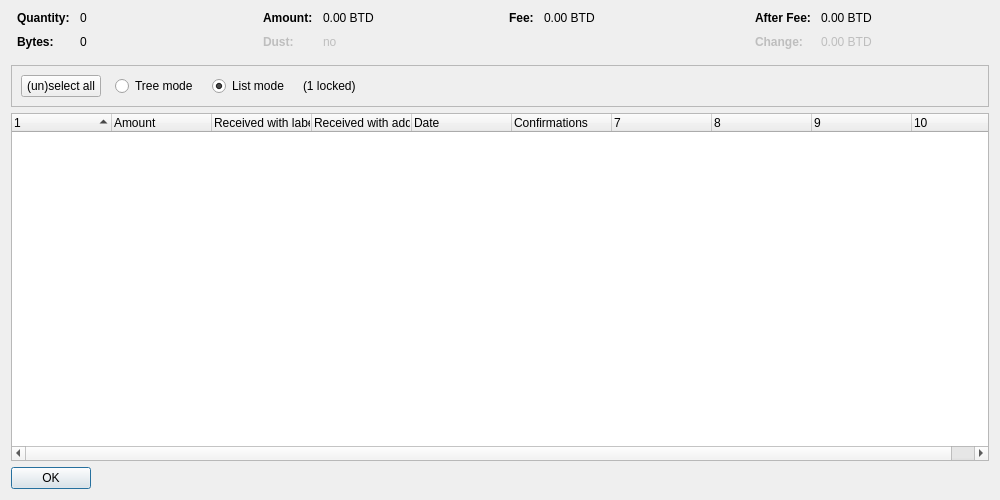
<?xml version="1.0" encoding="UTF-8"?>
<ui version="4.0">
 <class>CoinControlDialog</class>
 <widget class="QDialog" name="CoinControlDialog">
  <property name="geometry">
   <rect>
    <x>0</x>
    <y>0</y>
    <width>1000</width>
    <height>500</height>
   </rect>
  </property>
  <property name="windowTitle">
   <string>Coin Selection</string>
  </property>
  <layout class="QVBoxLayout" name="verticalLayout">
   <item>
    <layout class="QHBoxLayout" name="horizontalLayoutTop" stretch="0,0,0,0">
     <property name="topMargin">
      <number>0</number>
     </property>
     <property name="bottomMargin">
      <number>10</number>
     </property>
     <item>
      <layout class="QFormLayout" name="formLayoutCoinControl1">
       <property name="horizontalSpacing">
        <number>10</number>
       </property>
       <property name="verticalSpacing">
        <number>10</number>
       </property>
       <property name="leftMargin">
        <number>6</number>
       </property>
       <property name="rightMargin">
        <number>6</number>
       </property>
       <item row="0" column="0">
        <widget class="QLabel" name="labelCoinControlQuantityText">
         <property name="font">
          <font>
           <weight>75</weight>
           <bold>true</bold>
          </font>
         </property>
         <property name="text">
          <string>Quantity:</string>
         </property>
        </widget>
       </item>
       <item row="0" column="1">
        <widget class="QLabel" name="labelCoinControlQuantity">
         <property name="cursor">
          <cursorShape>IBeamCursor</cursorShape>
         </property>
         <property name="contextMenuPolicy">
          <enum>Qt::ActionsContextMenu</enum>
         </property>
         <property name="text">
          <string notr="true">0</string>
         </property>
         <property name="textInteractionFlags">
          <set>Qt::LinksAccessibleByMouse|Qt::TextSelectableByKeyboard|Qt::TextSelectableByMouse</set>
         </property>
        </widget>
       </item>
       <item row="1" column="0">
        <widget class="QLabel" name="labelCoinControlBytesText">
         <property name="font">
          <font>
           <weight>75</weight>
           <bold>true</bold>
          </font>
         </property>
         <property name="text">
          <string>Bytes:</string>
         </property>
        </widget>
       </item>
       <item row="1" column="1">
        <widget class="QLabel" name="labelCoinControlBytes">
         <property name="cursor">
          <cursorShape>IBeamCursor</cursorShape>
         </property>
         <property name="contextMenuPolicy">
          <enum>Qt::ActionsContextMenu</enum>
         </property>
         <property name="text">
          <string notr="true">0</string>
         </property>
         <property name="textInteractionFlags">
          <set>Qt::LinksAccessibleByMouse|Qt::TextSelectableByKeyboard|Qt::TextSelectableByMouse</set>
         </property>
        </widget>
       </item>
      </layout>
     </item>
     <item>
      <layout class="QFormLayout" name="formLayoutCoinControl2">
       <property name="horizontalSpacing">
        <number>10</number>
       </property>
       <property name="verticalSpacing">
        <number>10</number>
       </property>
       <property name="leftMargin">
        <number>6</number>
       </property>
       <property name="rightMargin">
        <number>6</number>
       </property>
       <item row="0" column="0">
        <widget class="QLabel" name="labelCoinControlAmountText">
         <property name="font">
          <font>
           <weight>75</weight>
           <bold>true</bold>
          </font>
         </property>
         <property name="text">
          <string>Amount:</string>
         </property>
        </widget>
       </item>
       <item row="0" column="1">
        <widget class="QLabel" name="labelCoinControlAmount">
         <property name="cursor">
          <cursorShape>IBeamCursor</cursorShape>
         </property>
         <property name="contextMenuPolicy">
          <enum>Qt::ActionsContextMenu</enum>
         </property>
         <property name="text">
          <string notr="true">0.00 BTD</string>
         </property>
         <property name="textInteractionFlags">
          <set>Qt::LinksAccessibleByMouse|Qt::TextSelectableByKeyboard|Qt::TextSelectableByMouse</set>
         </property>
        </widget>
       </item>
       <item row="1" column="0">
        <widget class="QLabel" name="labelCoinControlLowOutputText">
         <property name="enabled">
          <bool>false</bool>
         </property>
         <property name="font">
          <font>
           <weight>75</weight>
           <bold>true</bold>
          </font>
         </property>
         <property name="text">
          <string>Dust:</string>
         </property>
        </widget>
       </item>
       <item row="1" column="1">
        <widget class="QLabel" name="labelCoinControlLowOutput">
         <property name="enabled">
          <bool>false</bool>
         </property>
         <property name="cursor">
          <cursorShape>IBeamCursor</cursorShape>
         </property>
         <property name="contextMenuPolicy">
          <enum>Qt::ActionsContextMenu</enum>
         </property>
         <property name="text">
          <string notr="true">no</string>
         </property>
         <property name="textInteractionFlags">
          <set>Qt::LinksAccessibleByMouse|Qt::TextSelectableByKeyboard|Qt::TextSelectableByMouse</set>
         </property>
        </widget>
       </item>
      </layout>
     </item>
     <item>
      <layout class="QFormLayout" name="formLayoutCoinControl3">
       <property name="horizontalSpacing">
        <number>10</number>
       </property>
       <property name="verticalSpacing">
        <number>10</number>
       </property>
       <property name="leftMargin">
        <number>6</number>
       </property>
       <property name="rightMargin">
        <number>6</number>
       </property>
       <item row="0" column="0">
        <widget class="QLabel" name="labelCoinControlFeeText">
         <property name="font">
          <font>
           <weight>75</weight>
           <bold>true</bold>
          </font>
         </property>
         <property name="text">
          <string>Fee:</string>
         </property>
        </widget>
       </item>
       <item row="0" column="1">
        <widget class="QLabel" name="labelCoinControlFee">
         <property name="cursor">
          <cursorShape>IBeamCursor</cursorShape>
         </property>
         <property name="contextMenuPolicy">
          <enum>Qt::ActionsContextMenu</enum>
         </property>
         <property name="text">
          <string notr="true">0.00 BTD</string>
         </property>
         <property name="textInteractionFlags">
          <set>Qt::LinksAccessibleByMouse|Qt::TextSelectableByKeyboard|Qt::TextSelectableByMouse</set>
         </property>
        </widget>
       </item>
      </layout>
     </item>
     <item>
      <layout class="QFormLayout" name="formLayoutCoinControl4">
       <property name="horizontalSpacing">
        <number>10</number>
       </property>
       <property name="verticalSpacing">
        <number>10</number>
       </property>
       <property name="leftMargin">
        <number>6</number>
       </property>
       <property name="rightMargin">
        <number>6</number>
       </property>
       <item row="0" column="0">
        <widget class="QLabel" name="labelCoinControlAfterFeeText">
         <property name="font">
          <font>
           <weight>75</weight>
           <bold>true</bold>
          </font>
         </property>
         <property name="text">
          <string>After Fee:</string>
         </property>
        </widget>
       </item>
       <item row="0" column="1">
        <widget class="QLabel" name="labelCoinControlAfterFee">
         <property name="cursor">
          <cursorShape>IBeamCursor</cursorShape>
         </property>
         <property name="contextMenuPolicy">
          <enum>Qt::ActionsContextMenu</enum>
         </property>
         <property name="text">
          <string notr="true">0.00 BTD</string>
         </property>
         <property name="textInteractionFlags">
          <set>Qt::LinksAccessibleByMouse|Qt::TextSelectableByKeyboard|Qt::TextSelectableByMouse</set>
         </property>
        </widget>
       </item>
       <item row="1" column="0">
        <widget class="QLabel" name="labelCoinControlChangeText">
         <property name="enabled">
          <bool>false</bool>
         </property>
         <property name="font">
          <font>
           <weight>75</weight>
           <bold>true</bold>
          </font>
         </property>
         <property name="text">
          <string>Change:</string>
         </property>
        </widget>
       </item>
       <item row="1" column="1">
        <widget class="QLabel" name="labelCoinControlChange">
         <property name="enabled">
          <bool>false</bool>
         </property>
         <property name="cursor">
          <cursorShape>IBeamCursor</cursorShape>
         </property>
         <property name="contextMenuPolicy">
          <enum>Qt::ActionsContextMenu</enum>
         </property>
         <property name="text">
          <string notr="true">0.00 BTD</string>
         </property>
         <property name="textInteractionFlags">
          <set>Qt::LinksAccessibleByMouse|Qt::TextSelectableByKeyboard|Qt::TextSelectableByMouse</set>
         </property>
        </widget>
       </item>
      </layout>
     </item>
    </layout>
   </item>
   <item>
    <widget class="QFrame" name="frame">
     <property name="minimumSize">
      <size>
       <width>0</width>
       <height>40</height>
      </size>
     </property>
     <property name="frameShape">
      <enum>QFrame::StyledPanel</enum>
     </property>
     <property name="frameShadow">
      <enum>QFrame::Sunken</enum>
     </property>
     <layout class="QHBoxLayout" name="horizontalLayout">
      <item>
       <layout class="QHBoxLayout" name="horizontalLayoutPanel" stretch="0,0,0,0,0">
        <property name="spacing">
         <number>14</number>
        </property>
        <item>
         <widget class="QPushButton" name="pushButtonSelectAll">
          <property name="sizePolicy">
           <sizepolicy hsizetype="Maximum" vsizetype="Fixed">
            <horstretch>0</horstretch>
            <verstretch>0</verstretch>
           </sizepolicy>
          </property>
          <property name="text">
           <string>(un)select all</string>
          </property>
          <property name="autoDefault">
           <bool>false</bool>
          </property>
         </widget>
        </item>
        <item>
         <widget class="QRadioButton" name="radioTreeMode">
          <property name="sizePolicy">
           <sizepolicy hsizetype="Maximum" vsizetype="Fixed">
            <horstretch>0</horstretch>
            <verstretch>0</verstretch>
           </sizepolicy>
          </property>
          <property name="text">
           <string>Tree mode</string>
          </property>
         </widget>
        </item>
        <item>
         <widget class="QRadioButton" name="radioListMode">
          <property name="sizePolicy">
           <sizepolicy hsizetype="Maximum" vsizetype="Fixed">
            <horstretch>0</horstretch>
            <verstretch>0</verstretch>
           </sizepolicy>
          </property>
          <property name="text">
           <string>List mode</string>
          </property>
          <property name="checked">
           <bool>true</bool>
          </property>
         </widget>
        </item>
        <item>
         <widget class="QLabel" name="labelLocked">
          <property name="text">
           <string notr="true">(1 locked)</string>
          </property>
         </widget>
        </item>
        <item>
         <spacer name="horizontalSpacer">
          <property name="orientation">
           <enum>Qt::Horizontal</enum>
          </property>
          <property name="sizeHint" stdset="0">
           <size>
            <width>40</width>
            <height>20</height>
           </size>
          </property>
         </spacer>
        </item>
       </layout>
      </item>
     </layout>
    </widget>
   </item>
   <item>
    <widget class="CoinControlTreeWidget" name="treeWidget">
     <property name="contextMenuPolicy">
      <enum>Qt::CustomContextMenu</enum>
     </property>
     <property name="sortingEnabled">
      <bool>false</bool>
     </property>
     <property name="columnCount">
      <number>10</number>
     </property>
     <attribute name="headerShowSortIndicator" stdset="0">
      <bool>true</bool>
     </attribute>
     <attribute name="headerStretchLastSection">
      <bool>false</bool>
     </attribute>
     <column>
      <property name="text">
       <string/>
      </property>
     </column>
     <column>
      <property name="text">
       <string>Amount</string>
      </property>
     </column>
     <column>
      <property name="text">
       <string>Received with label</string>
      </property>
     </column>
     <column>
      <property name="text">
       <string>Received with address</string>
      </property>
     </column>
     <column>
      <property name="text">
       <string>Date</string>
      </property>
     </column>
     <column>
      <property name="text">
       <string>Confirmations</string>
      </property>
      <property name="toolTip">
       <string>Confirmed</string>
      </property>
     </column>
     <column>
      <property name="text">
       <string/>
      </property>
     </column>
     <column>
      <property name="text">
       <string/>
      </property>
     </column>
     <column>
      <property name="text">
       <string/>
      </property>
     </column>
     <column>
      <property name="text">
       <string/>
      </property>
     </column>
    </widget>
   </item>
   <item>
    <widget class="QDialogButtonBox" name="buttonBox">
     <property name="sizePolicy">
      <sizepolicy hsizetype="Maximum" vsizetype="Fixed">
       <horstretch>0</horstretch>
       <verstretch>0</verstretch>
      </sizepolicy>
     </property>
     <property name="orientation">
      <enum>Qt::Horizontal</enum>
     </property>
     <property name="standardButtons">
      <set>QDialogButtonBox::Ok</set>
     </property>
    </widget>
   </item>
  </layout>
 </widget>
 <customwidgets>
  <customwidget>
   <class>CoinControlTreeWidget</class>
   <extends>QTreeWidget</extends>
   <header>coincontroltreewidget.h</header>
  </customwidget>
 </customwidgets>
 <resources/>
 <connections/>
</ui>
